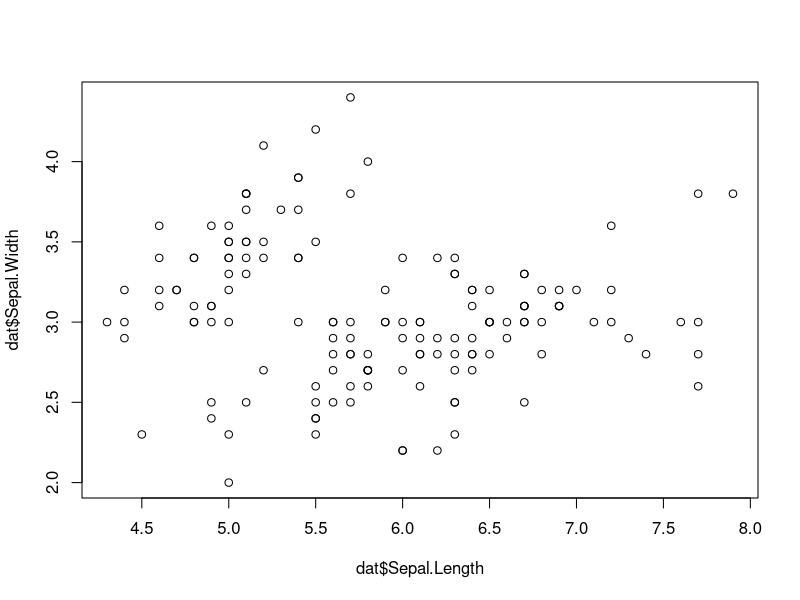
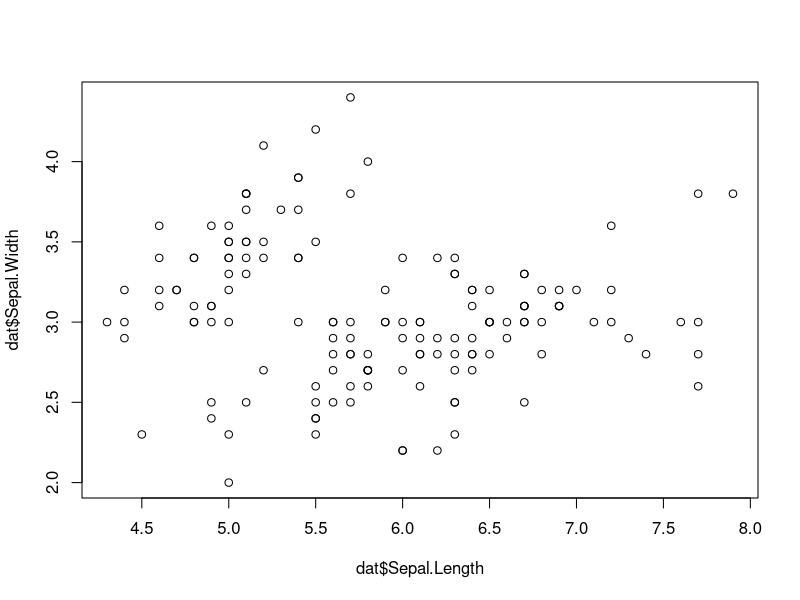
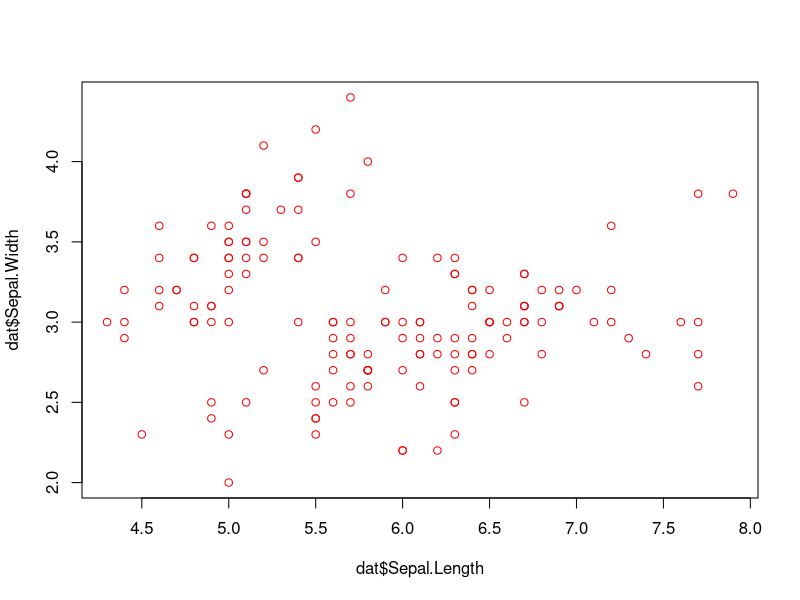
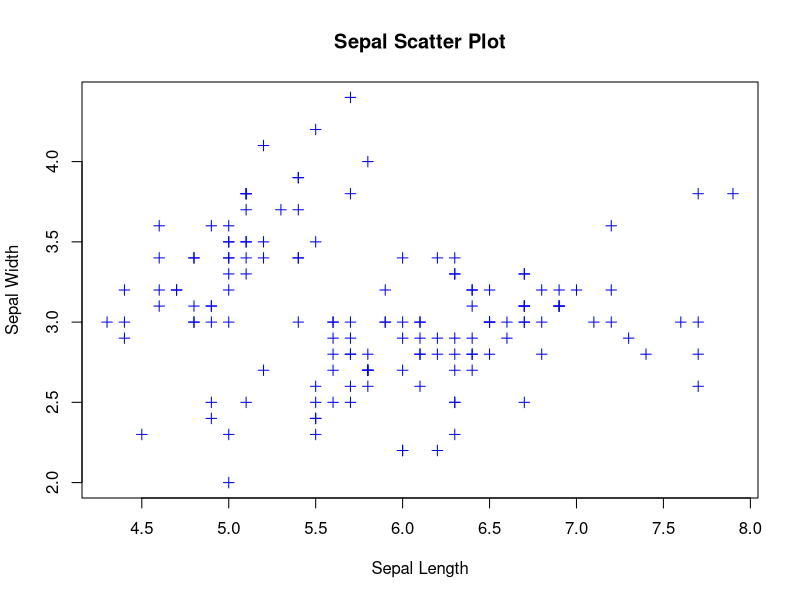
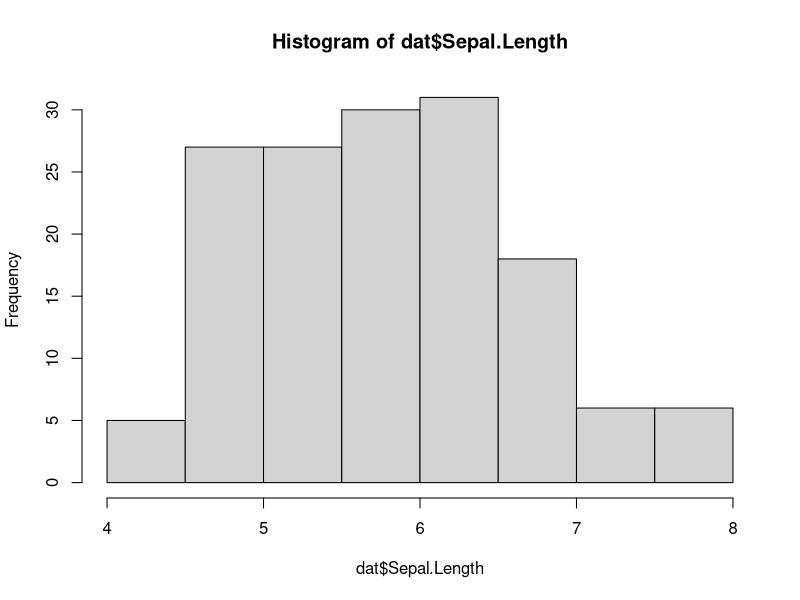
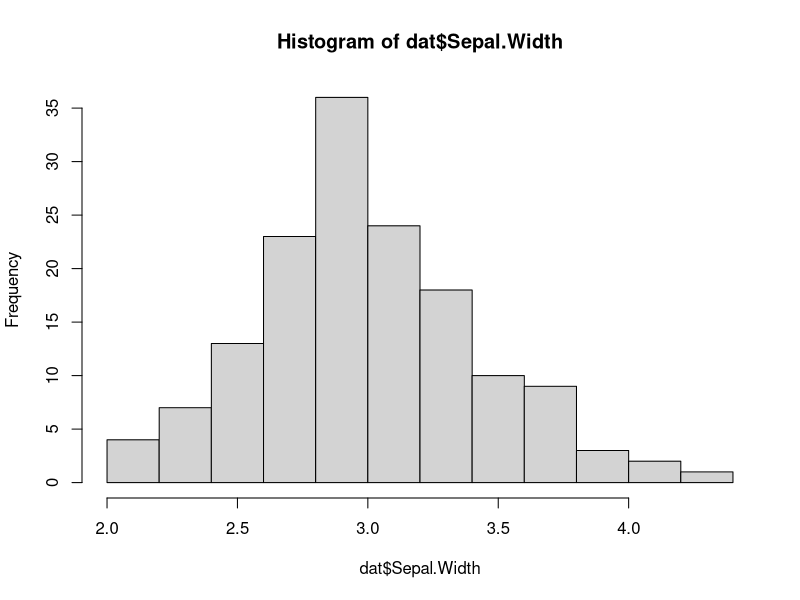
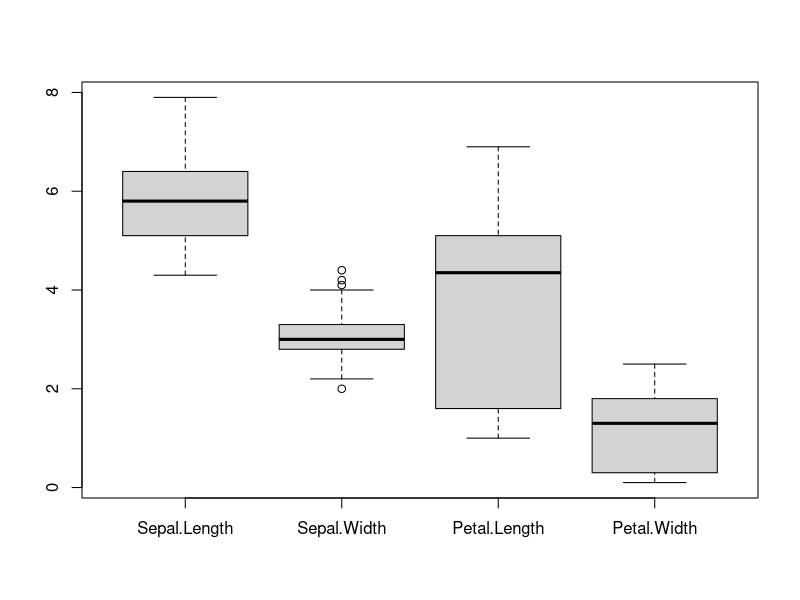
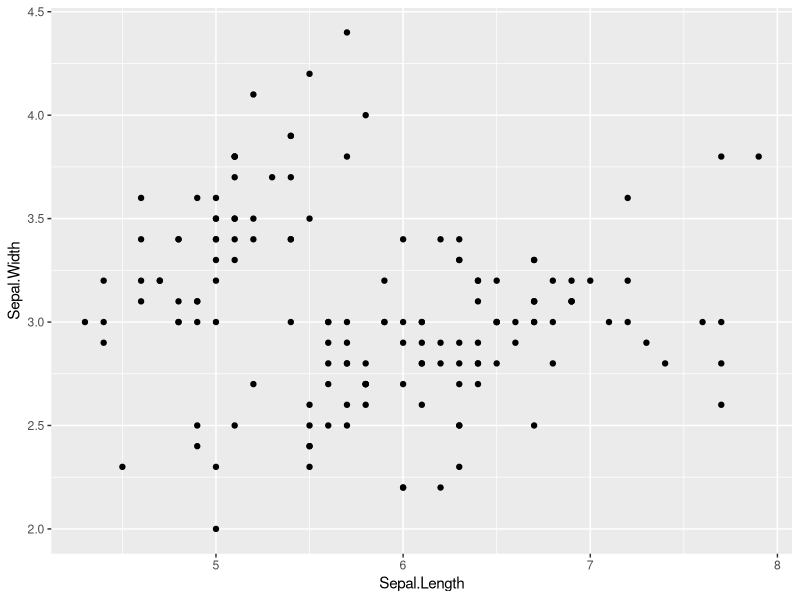

Here is the R script that generated these plots, in order:
# March 4, 2021

# Review ------------------------------------------------------------------

# dataframes store data in rows and columns (like and Excel spreadsheet)
## Each column can have a different type of data (e.g., numeric, character, date) 
## A tibble is a fancy type of dataframe

# we need to use different functions to read in csv files vs. xlsx files
## csv files:
### read_csv (readr package)  
### fread (data.table package) - use for BIG files

## xlsx files:
### read_excel (readxl package)


# Today -------------------------------------------------------------------

# Today we will make some basic plots 
# There are built-in ways to make plots, but we will spend most of the time
## using the ggplot2 package

# Set Up ------------------------------------------------------------

# load package
library(ggplot2) # package for "elegant data visualizations using the Grammar of Graphics"

# load data
dat <- iris # the iris dataset

head(iris)   # take a quick look at the data

# Base R ------------------------------------------------------------------

# Scatter plots
# plot 1 
plot(x = dat$Sepal.Length, y = dat$Sepal.Width)

# plot 1 
plot(y = dat$Sepal.Width, x = dat$Sepal.Length)

# plot 2
plot(dat$Sepal.Length, dat$Sepal.Width, col = "red")

# plot 3
plot(dat$Sepal.Length, dat$Sepal.Width, col = "blue", pch = 3, 
     xlab = "Sepal Length", ylab = "Sepal Width",
     main = "Sepal Scatter Plot")


# histograms
hist(dat$Sepal.Length)

hist(dat$Sepal.Width)

# boxplots
boxplot(dat[, -5])


# ggplot ------------------------------------------------------------------

# ggplot2: package (Hadley Wickham!) based on the idea of 
## the Grammar of Graphics (Leland Wilkinson, 1999)

# Just likes elements of speech (nouns, adjectives, verbs, etc), we can think
## of elements of graphics
# 7 distinct layers of "grammatical elements" in ggplot:
## Data, Aesthetics, Geometries, Facets, Statistics, Coordinates, Themes

# Scatter plot (3 elements)
ggplot(dat, aes(x = Sepal.Length, y = Sepal.Width)) +
  geom_point()

# Scatter plot for each species (4 elements!)
# good for comparisons - automatically uses same scale on x & y axis!
ggplot(dat, aes(x = Sepal.Length, y = Sepal.Width)) +
  geom_point() +
  facet_wrap(~Species, nrow = 1)

# Scatter plot for each species with linear model! (5 elements)
# good for comparisons - automatically uses same scale on x & y axis!
ggplot(dat, aes(x = Sepal.Length, y = Sepal.Width)) +
  geom_point() +
  facet_wrap(~Species, nrow = 1) +
  geom_smooth(method = "lm", se = FALSE, col = "red")





